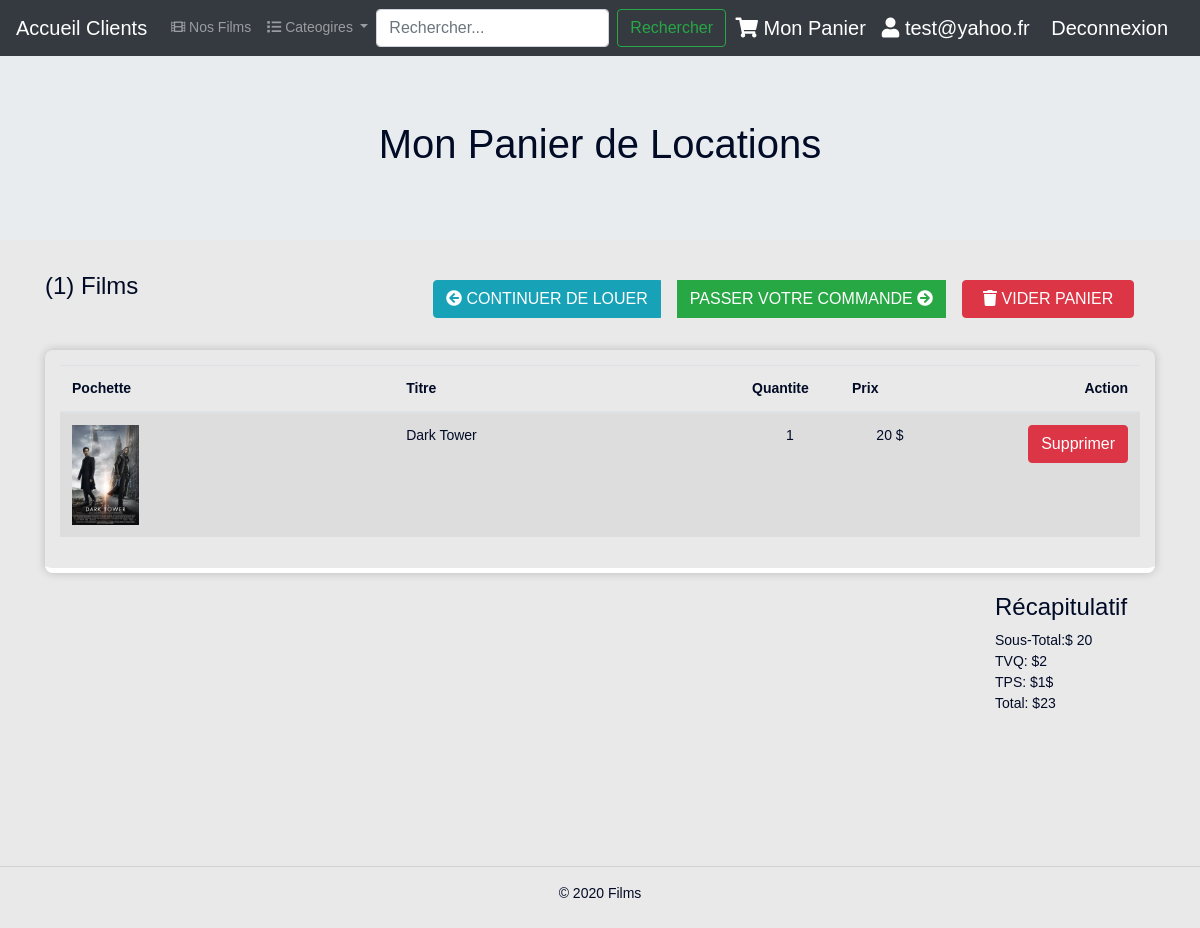
Screenshot of /viewsfilms/admin/panier.php (signed in) with the database file from the repository.
### tables this page shows
CREATE TABLE `locations` (
  `id` int(11) unsigned NOT NULL AUTO_INCREMENT,
  `film_id` int(11) NOT NULL,
  `membre_id` int(11) DEFAULT NULL,
  `quantity` int(11) DEFAULT NULL,
  `created_at` timestamp NOT NULL DEFAULT CURRENT_TIMESTAMP,
  `updated_at` timestamp NOT NULL DEFAULT CURRENT_TIMESTAMP,
  PRIMARY KEY (`id`)
);

CREATE TABLE `films` (
  `id` int(11) unsigned NOT NULL AUTO_INCREMENT,
  `category_id` int(11) DEFAULT NULL,
  `titre` varchar(255) NOT NULL DEFAULT '',
  `image` text NOT NULL,
  `preview_url` text NOT NULL,
  `auteur` varchar(255) DEFAULT NULL,
  `duree` varchar(10) DEFAULT NULL,
  `prix` int(11) unsigned NOT NULL,
  `created_at` timestamp NOT NULL DEFAULT CURRENT_TIMESTAMP,
  `updated_at` timestamp NOT NULL DEFAULT CURRENT_TIMESTAMP,
  PRIMARY KEY (`id`)
);

### viewsfilms/includes/db.php (called while the page is built, shortened)
<?php
  function getPanier($conn){
    try {
      $membre_id = $_SESSION["membre_id"];
      $stmt = $conn->prepare('SELECT f.*, l.quantity As quantity
       FROM films f Left JOIN locations l
       ON f.id=l.film_id
       WHERE membre_id = ?
       ORDER BY created_at ');
      $stmt->execute([$membre_id]);
      return $stmt->fetchAll();
    } catch(PDOException $e) {
      die("Error While getting the cart: " . $e->getMessage());
    }
  }
?>

### viewsfilms/admin/panier.php (the view, shortened to what this page needs)
<?php
  include("../includes/db.php");
  $total = 0;
  $locations = getPanier($conn);
?>
<!DOCTYPE html>
<html lang="en">
<head>
  <?php include_once("../includes/header.php"); ?>
  <link rel="stylesheet" href="../../css/table.css">
</head>
<body>
  <main role="main">
    <?php include_once("../includes/adminMenu.php"); ?>
    <?php if(count($locations)){ ?>
    <section class="jumbotron text-center">
      <div class="container">
        <h1 class="jumbotron-heading">Mon Panier de Locations</h1>
      </div>
    </section>
    <div class="container">
      <div class="row mb-4">
        <div class="col-md-4 text-left">
          <h4>(<?php echo count($locations); ?>) Films</h4>
        </div>
        <div class="col-md-5 text-right ">
          <div class="btn-group">
            <a href="../list.php" class="btn btn-md btn-block btn-info text-uppercase m-2">
              <i class="fa fa-arrow-circle-left" aria-hidden="true"></i> Continuer de Louer</a>
            <a href="checkout.php" class="btn btn-md btn-block btn-success text-uppercase m-2">
              Passer Votre commande <i class="fa fa-arrow-circle-right" aria-hidden="true"></i></a>
            <form method="post">
              <button type="submit" name="viderPanier" class="btn btn-md btn-block btn-danger text-uppercase m-2">
                <i class="fa fa-trash" aria-hidden="true"></i>
                Vider Panier
              </button>
            </form>
          </div>
        </div>
      </div>
      <div class="row ">
        <div class="col-12">
          <div class="table-responsive table-hover  box">
            <table class="table table-striped">
              <thead>
                <tr>
                  <th scope="col">Pochette</th>
                  <th scope="col">Titre</th>
                  <th scope="col" width="100">Quantite</th>
                  <th scope="col" width="100">Prix</th>
                  <th scope="col" width="200" class="text-right">Action</th>
                </tr>
              </thead>
              <tbody>
                <?php foreach($locations as $location) {
                  $final_price = $location['quantity'] * $location['prix'];
                  $total += $final_price;
                  ?>
                <tr>
                  <td><img src="../pochettes/<?php  echo $location['image']; ?>" height="100" /> </td>
                  <td><?php  echo $location['titre']; ?></td>
                  <td class="text-center"><?php  echo $location['quantity']; ?></td>
                  <td class="text-center"><?php  echo $final_price; ?> $</td>
                  <td class="text-right">
                    <form method="post">
                      <input type="submit" name="deleteFromCart" class="btn btn-danger" value="Supprimer" />
                    </form>
                  </td>
                </tr>
                <?php } ?>
              </tbody>
            </table>
          </div>
          <div class="row mb-4">
            <div class="col-md-2 ml-auto">
              <h4>Récapitulatif</h4>
              <?php
                $tvq = ($total * 9.975) / 100;
               $tps = ($total * 5) / 100;
                $grandTotal = $total + $tvq + $tps;
              ?>
              <p>
                Sous-Total:$ <?php echo $total; ?> <br />
                TVQ: $<?php echo round($tvq,2); ?><br />
                TPS: $<?php echo round($tps,2); ?>$<br />
                Total: $<?php echo round($grandTotal,2); ?><br />
              </p>
            </div>
          </div>
        </div>
      </div>
    </div>
    <?php } ?>
  </main>
  <?php include_once("../includes/footer.php");?>
</body>
</html>

### css/style.css (style rules this page uses)
body { height: 100%; width: 100%; background: #e9e9e9; font-family: 'Arimo', Arial, sans-serif; font-weight: 400; font-size: 14px; color: #010b26; }
.box { margin-bottom: 20px !important; padding: 15px !important; border-radius: 8px !important; -webkit-box-shadow: 0 0 10px 0 rgba(0, 0, 0, .2) !important; box-shadow: 0 0 10px 0 rgba(0, 0, 0, .2) !important; border-bottom: 5px solid #fff !important; }
* { -webkit-transition: 300ms; transition: 300ms; }
h1, h2, h3, h4, h5, p { font-weight: 400; }
a { text-decoration: none; color: inherit; }

### css/table.css (style rules this page uses)
.box { margin-bottom: 20px !important; padding: 15px !important; border-radius: 8px !important; -webkit-box-shadow: 0 0 10px 0 rgba(0, 0, 0, .2) !important; box-shadow: 0 0 10px 0 rgba(0, 0, 0, .2) !important; border-bottom: 5px solid #fff !important; }

### rows the page displays
locations: film.image (picture), film.titre "Dark Tower", quantity "1", film.prix "20"

### other values shown
$_SESSION["email"] "test@yahoo.fr"
count($locations) "1"
$total "20"
$tvq "2"
$tps "1"
$grandTotal "23"
